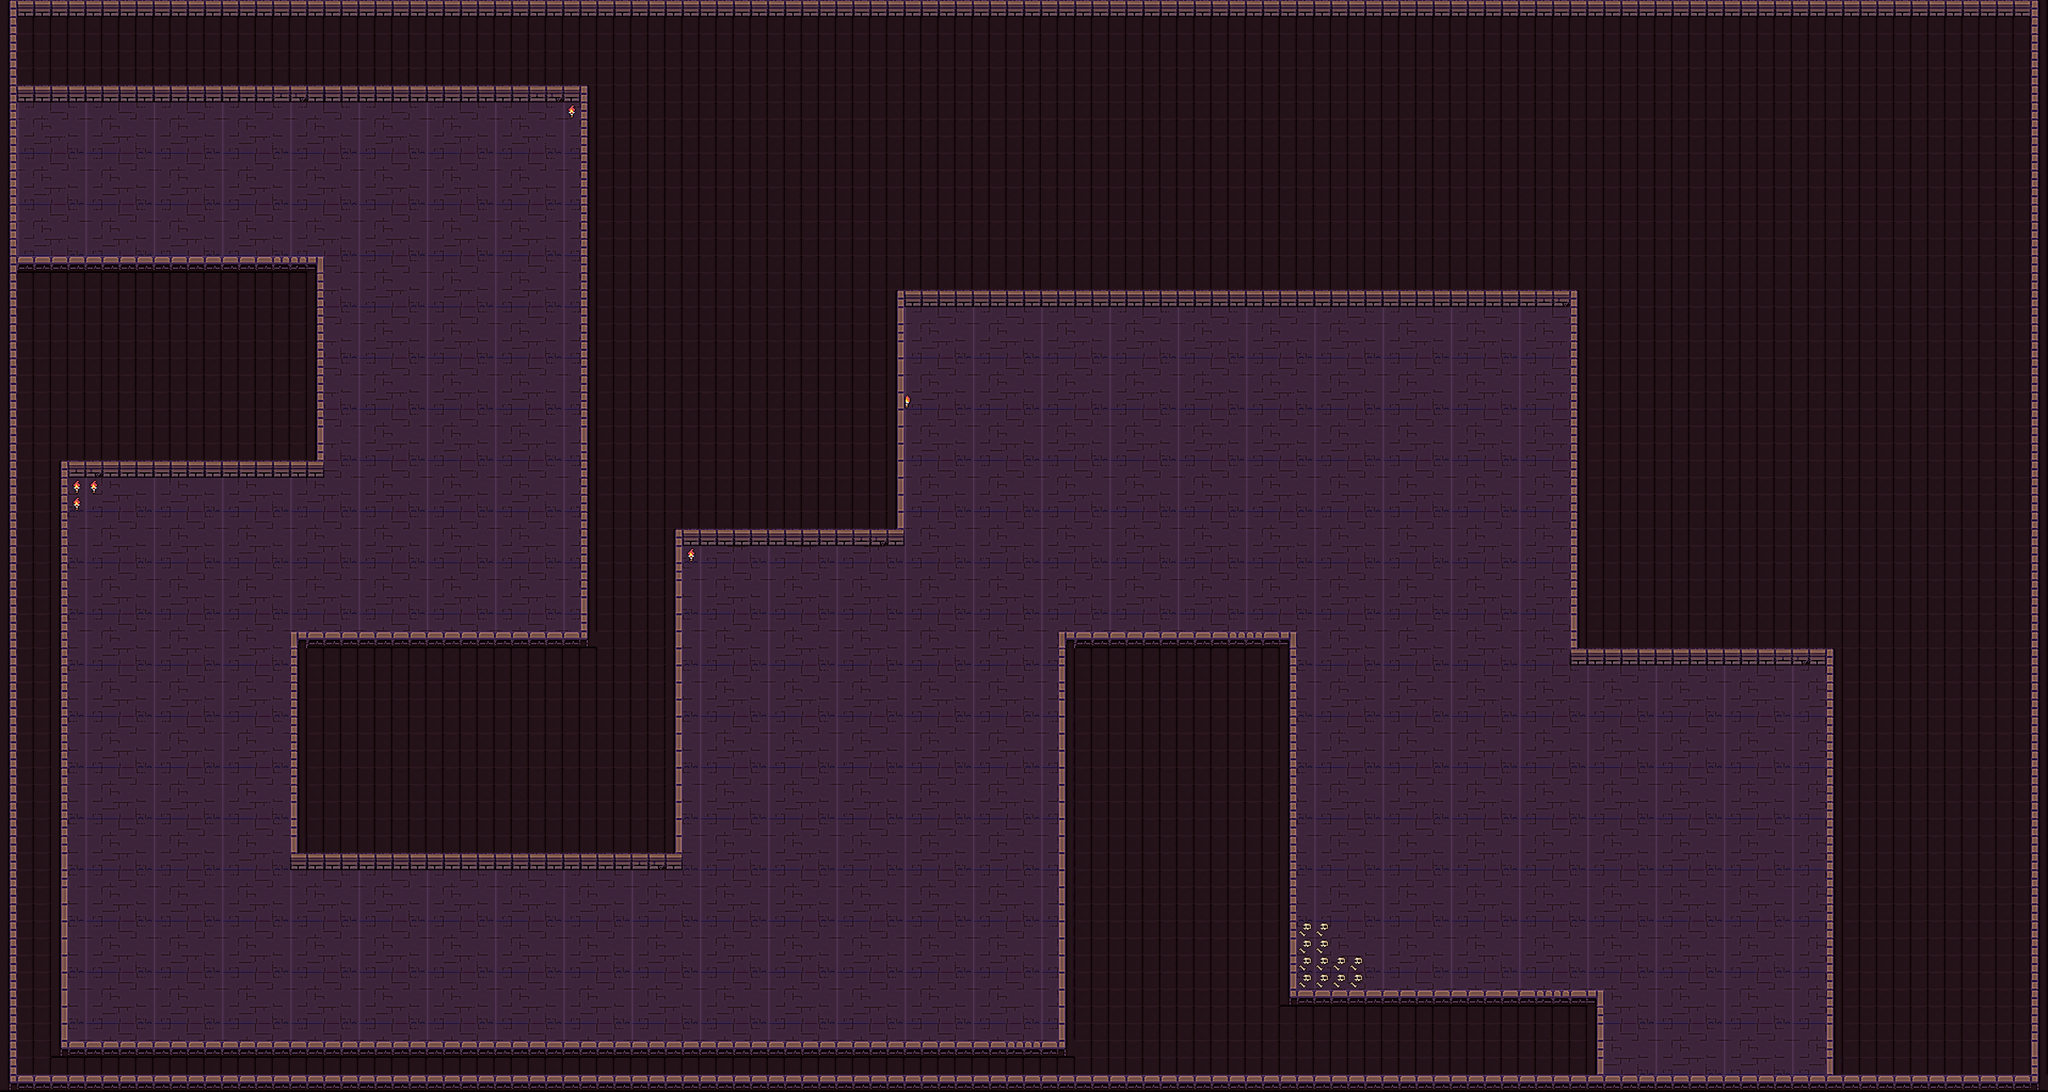

The image is a tile-based game level rendered from a .tmx file. Its description and source (layers, tilesets, objects; grid data summarised) follow:
An orthogonal 120x64 tile map with 32x32 px tiles, 2 tile layers (Слой тайлов 1, obj).

<map version="1.9" tiledversion="1.9.2" orientation="orthogonal" renderorder="right-down" width="120" height="64" tilewidth="32" tileheight="32" infinite="0" nextlayerid="3" nextobjectid="1">
 <tileset firstgid="1" source="tileset_map_new.tsx" />
 <layer id="1" name="Слой тайлов 1" width="120" height="64">
  <data>[7680 cells, 7680 non-empty, 33 distinct tile ids]</data>
 </layer>
 <layer id="2" name="obj" width="120" height="64">
  <data>[7680 cells, 18 non-empty, 3 distinct tile ids]</data>
 </layer>
</map>
